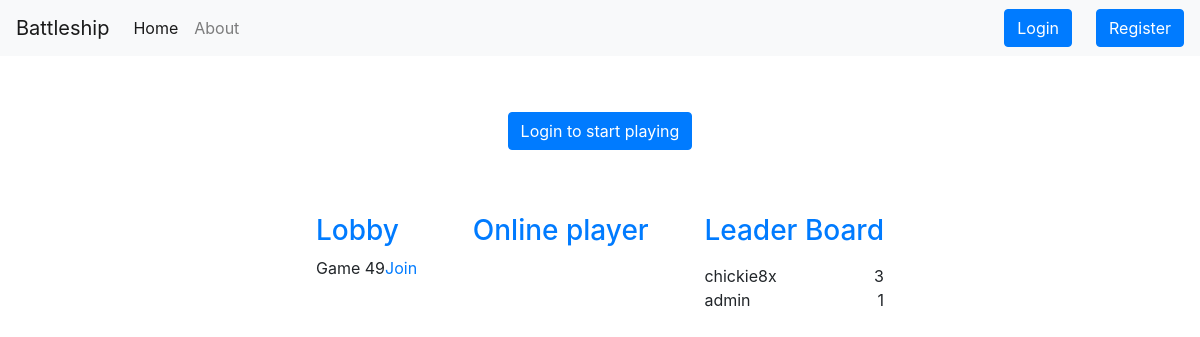
The app's page /, older data.
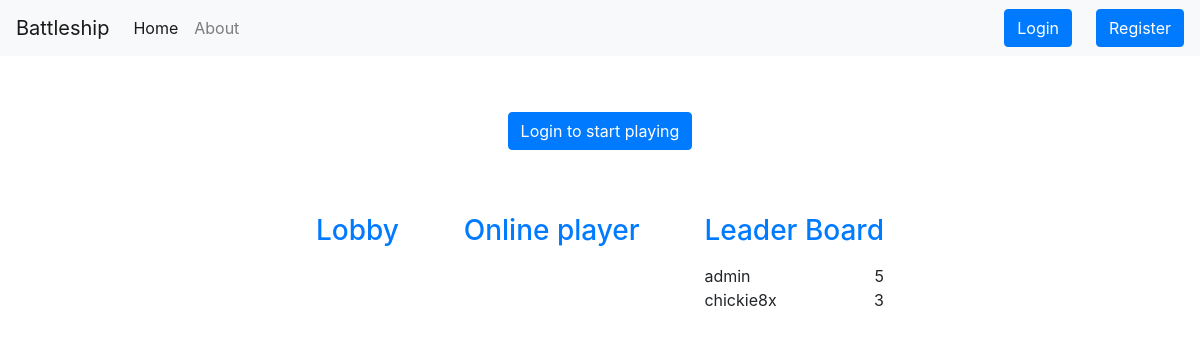
The same page, newer data.
### game/models.py (models this page shows)
class Game(models.Model):
    creator = models.ForeignKey(User, on_delete=models.DO_NOTHING, related_name='creator')
    opponent = models.ForeignKey(User, null= True, on_delete=models.DO_NOTHING, related_name='player')
    winner = models.ForeignKey(User, null= True, on_delete=models.DO_NOTHING, related_name='winner')
    current_turn = models.ForeignKey(User, on_delete=models.DO_NOTHING)
    map_created = models.BooleanField(default=False)
    is_waiting = models.BooleanField(default=True)
    is_done = models.BooleanField(default=False)

class Scores(models.Model):
    user = models.ForeignKey(User, on_delete=models.CASCADE)
    score = models.IntegerField(default=0)

### game/views.py (the view)
# urls.py: path('',views.index_view,name="index"),
def index_view(request):
    lobbies = Game.objects.filter(is_waiting = True)
    leader_board = Scores.objects.order_by('-score')[:9]
    context = {
        'lobbies': lobbies,
        'top_scores':leader_board
    }
    return render(request,'game/index.html',context=context)

### templates/game/index.html (shortened to what this page needs)
{% extends 'base.html' %}
{% block blockcontent %}
    <div class="wrapper col-lg-6 col-md-10 col-sm-12 mx-auto my-2">
        <div class="row">
            {% if request.user.is_authenticated %}
                <button class="create-game-btn btn btn-primary mx-auto my-5" data-user="{{ request.user.id }}"> Create game </button>
            {% else %}
                <a href=" {% url 'login' %} " class="btn btn-primary my-5 mx-auto">Login to start playing</a>
            {% endif %}
        </div>
        <div class="row d-flex justify-content-between p-3">
            <div id="lobby">
                <h3 class="text-primary">Lobby</h3>
                {% for lobby in lobbies %}
                    <div class="lobby-item d-flex justify-content-between">
                        <span>Game {{ lobby.id }}</span>
                        <a href="gameid/{{ lobby.id }}">Join</a>
                    </div>
                {% endfor %}
            </div>
            <div class="online-player">
                <h3 class="text-primary">Online player</h3>
            </div>
            <div class="leader-board">
                <h3 class="cleader-board-header text-primary">Leader Board</h3>
                <div class="leader-board-list">
                    <ul class="list-users mt-3">
                        {% for tc in top_scores %}
                            <li class="top-score-item">
                                <span class="score-user">{{ tc.user }}</span>
                                <span class="score-value">{{ tc.score }}</span>
                            </li>
                        {% endfor %}
                    </ul>
                </div>
            </div>
        </div>
    </div>
{% endblock blockcontent %}

Row changes from the older to the newer data that the page shows:
no longer on this page (row edited): Game: id "49"
changed Scores "admin": score "1" → "5"; moves up the list
